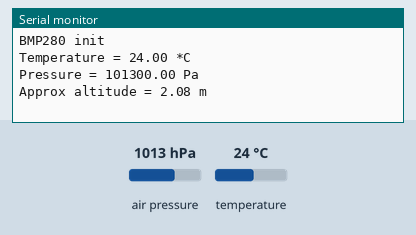
Simulated run of this sketch. Board: Arduino Uno, built with avr-gcc and run on an emulated ATmega328P. Shown: the last lines printed to the serial monitor. The test bench sets the inputs (shaded band); at power-on: air pressure 1013 hPa, temperature 24 °C.

Above: at 1.2 s.
1.3 s: air pressure set to 952 hPa
At 2.7 s:
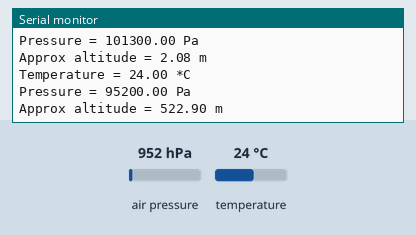
3.6 s: temperature set to 12 °C
At 4.7 s:
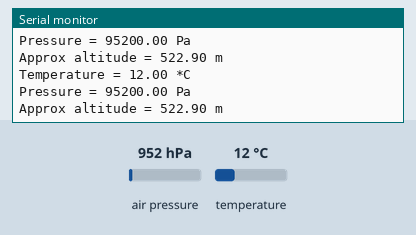
5.9 s: air pressure set to 975 hPa
At 6.6 s:
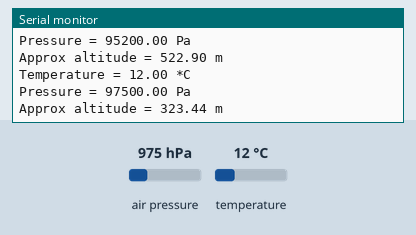
Timing chart, 0 to 8.9 s (numbered marks = the images above; inputs shaded):
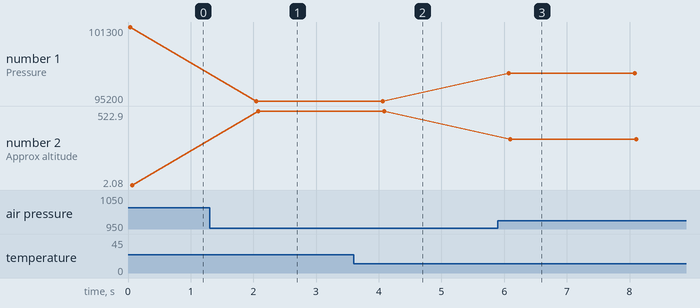

Measured:
- after the input at 1.3 s, the serial monitor: prints a new line after 0.75 s (image 1)
- after the input at 3.6 s, the serial monitor: prints a new line after 0.44 s (image 2)
- after the input at 5.9 s, the serial monitor: prints a new line after 0.17 s (image 3)
- plotted number 1: 101300 → 95200 after the input at 1.3 s, 95200 → 97500 after the input at 5.9 s
- plotted number 2: 2.08 → 522.9 after the input at 1.3 s, 522.9 → 323.44 after the input at 5.9 s

The sketch:

bmp280.ino
```cpp
#include <Wire.h>
#include <SPI.h>
#include <Adafruit_Sensor.h>
#include <Adafruit_BMP280.h>

#define BMP_SCK 13
#define BMP_MISO 12
#define BMP_MOSI 11
#define BMP_CS 10

Adafruit_BMP280 bme; // I2C
//Adafruit_BMP280 bme(BMP_CS); // hardware SPI
//Adafruit_BMP280 bme(BMP_CS, BMP_MOSI, BMP_MISO, BMP_SCK);

void setup() {
  Serial.begin(9600);
  Serial.println(F("BMP280 init"));

  if (!bme.begin()) {
  	Serial.println("Could not find a valid BMP280 sensor, check wiring!");
  	while (1);
  }
}

void loop() {

  Serial.print("Temperature = ");
  Serial.print(bme.readTemperature());
  Serial.println(" *C");

  Serial.print("Pressure = ");
  Serial.print(bme.readPressure());
  Serial.println(" Pa");

  Serial.print("Approx altitude = ");
  Serial.print(bme.readAltitude(1013.25)); // this should be adjusted to your local forcase
  Serial.println(" m");

  delay(2000);
}
```
